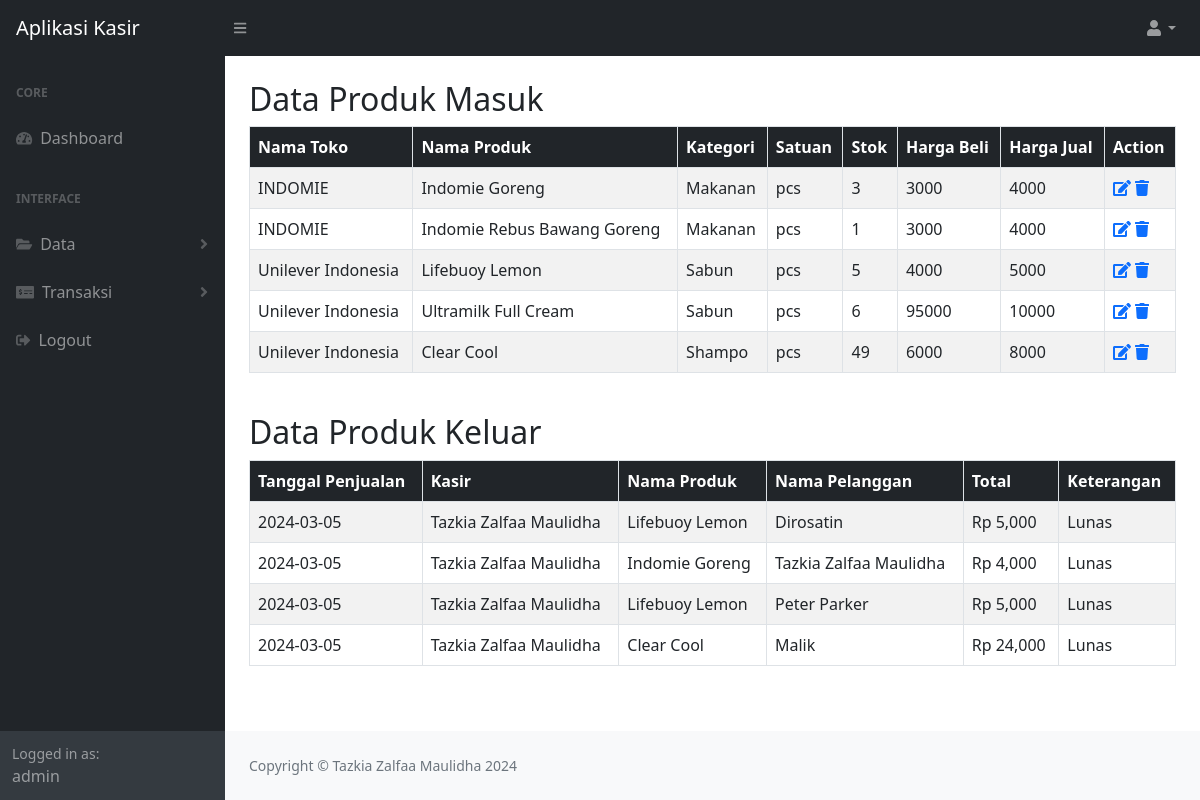
The app's page /pendataan_barang.php (signed in) with its own data.
### tables this page shows
CREATE TABLE `produk` (
  `produk_id` int(11) NOT NULL,
  `toko_id` int(11) DEFAULT NULL,
  `nama_produk` varchar(100) DEFAULT NULL,
  `kategori_id` int(11) DEFAULT NULL,
  `satuan` varchar(50) DEFAULT NULL,
  `harga_beli` int(25) DEFAULT NULL,
  `harga_jual` int(15) DEFAULT NULL,
  `created_at` timestamp NOT NULL DEFAULT current_timestamp(),
  `stok` int(5) NOT NULL
);

CREATE TABLE `toko` (
  `toko_id` int(11) NOT NULL,
  `nama_toko` varchar(50) DEFAULT NULL,
  `alamat` varchar(50) DEFAULT NULL,
  `no_hp` varchar(50) DEFAULT NULL,
  `created_at` timestamp NOT NULL DEFAULT current_timestamp()
);

CREATE TABLE `produk_kategori` (
  `kategori_id` int(11) NOT NULL,
  `nama_kategori` varchar(50) DEFAULT NULL,
  `created_at` timestamp NOT NULL DEFAULT current_timestamp()
);

CREATE TABLE `penjualan` (
  `penjualan_id` int(11) NOT NULL,
  `user_id` int(11) DEFAULT NULL,
  `tanggal_penjualan` date DEFAULT NULL,
  `pelanggan_id` int(11) DEFAULT NULL,
  `total` int(11) DEFAULT NULL,
  `bayar` int(11) DEFAULT NULL,
  `sisa` int(11) DEFAULT NULL,
  `keterangan` varchar(100) DEFAULT NULL,
  `created_at` timestamp NOT NULL DEFAULT current_timestamp()
);

CREATE TABLE `users` (
  `user_id` int(11) NOT NULL,
  `toko_id` int(11) DEFAULT NULL,
  `username` varchar(50) NOT NULL,
  `password` varchar(255) NOT NULL,
  `email` varchar(50) NOT NULL,
  `nama_lengkap` varchar(50) NOT NULL,
  `alamat` varchar(100) DEFAULT NULL,
  `access_level` varchar(50) NOT NULL,
  `created_at` timestamp NOT NULL DEFAULT current_timestamp()
);

CREATE TABLE `pelanggan` (
  `pelanggan_id` int(11) NOT NULL,
  `nama_pelanggan` varchar(50) DEFAULT NULL,
  `alamat` varchar(100) DEFAULT NULL,
  `no_hp` varchar(50) DEFAULT NULL,
  `created_at` timestamp NOT NULL DEFAULT current_timestamp()
);

### pendataan_barang.php (the view, shortened to what this page needs)
<?php
require 'functions.php';
$query_penjualan = "SELECT penjualan.*, users.nama_lengkap, produk.nama_produk, pelanggan.nama_pelanggan
                    FROM penjualan
                    LEFT JOIN users ON penjualan.user_id = users.user_id
                    LEFT JOIN penjualan_detail ON penjualan.penjualan_id = penjualan_detail.penjualan_id
                    LEFT JOIN produk ON penjualan_detail.produk_id = produk.produk_id
                    LEFT JOIN pelanggan ON penjualan.pelanggan_id = pelanggan.pelanggan_id";
$result_penjualan = mysqli_query($conn, $query_penjualan);
$penjualan = [];
if ($result_penjualan) {
    while ($row_penjualan = mysqli_fetch_assoc($result_penjualan)) {
        $penjualan[] = $row_penjualan;
    }
}
$query = "SELECT * FROM produk";
$result = mysqli_query($conn, $query);
?>
<!DOCTYPE html>
<html lang="en">
<head>
    <link href="https://cdn.jsdelivr.net/npm/simple-datatables@7.1.2/dist/style.min.css" rel="stylesheet">
    <link href="css/styles.css" rel="stylesheet">
    <link href="https://cdnjs.cloudflare.com/ajax/libs/font-awesome/5.15.4/css/all.min.css" rel="stylesheet">
</head>
<body class="sb-nav-fixed">
    <nav class="sb-topnav navbar navbar-expand navbar-dark bg-dark">
        <a class="navbar-brand ps-3" href="#">Aplikasi Kasir</a>
        <button class="btn btn-link btn-sm order-1 order-lg-0 me-4 me-lg-0" id="sidebarToggle" href="#!"><i class="fas fa-bars"></i></button>
        <ul class="navbar-nav ms-auto me-0 me-md-3 my-2 my-md-0">
            <li class="nav-item dropdown">
                <a class="nav-link dropdown-toggle" id="navbarDropdown" href="#" role="button" data-bs-toggle="dropdown" aria-expanded="false"><i class="fas fa-user fa-fw"></i></a>
            </li>
        </ul>
    </nav>
    <div id="layoutSidenav">
        <div id="layoutSidenav_nav">
            <nav class="sb-sidenav accordion sb-sidenav-dark" id="sidenavAccordion">
                <div class="sb-sidenav-menu">
                    <div class="nav">
                        <div class="sb-sidenav-menu-heading">Core</div>
                        <a class="nav-link" href="index.php">
                            <div class="sb-nav-link-icon"><i class="fas fa-tachometer-alt"></i></div>
                            Dashboard
                        </a>
                        <div class="sb-sidenav-menu-heading">Interface</div>
                        <a class="nav-link collapsed" href="#" data-bs-toggle="collapse" data-bs-target="#collapseLayouts" aria-expanded="false" aria-controls="collapseLayouts">
                            <div class="sb-nav-link-icon"><i class='fas fa-folder-open'></i></div>
                            Data
                            <div class="sb-sidenav-collapse-arrow"><i class="fas fa-angle-down"></i></div>
                        </a>
                        <a class="nav-link collapsed" href="#" data-bs-toggle="collapse" data-bs-target="#collapsePages" aria-expanded="false" aria-controls="collapsePages">
                            <div class="sb-nav-link-icon"><i class='fas fa-money-check-alt'></i></div>
                            Transaksi
                            <div class="sb-sidenav-collapse-arrow"><i class="fas fa-angle-down"></i></div>
                        </a>
                        <a class="nav-link" href="logout.php">
                            <div class="sb-nav-link-icon"><i class="fas fa-sign-out-alt"></i></div>
                            Logout
                        </a>
                    </div>
                </div>
                <div class="sb-sidenav-footer">
                    <div class="small">Logged in as:</div>
                    <?php
                    if (isset($_SESSION['username'])) {
                        echo $_SESSION['username'];
                    } else {
                        echo "Username tidak tersedia";
                    }
                    ?>
                </div>
            </nav>
        </div>
        <div id="layoutSidenav_content">
            <main>
                <div class="container-fluid px-4">
                    <div class="row mt-4">
                        <div class="col-12">
                            <h2>Data Produk Masuk</h2>
                            <table class="table table-striped table-bordered">
                                <thead class="bg-dark text-white">
                                    <tr>
                                        <th scope="col">Nama Toko</th>
                                        <th scope="col">Nama Produk</th>
                                        <th scope="col">Kategori</th>
                                        <th scope="col">Satuan</th>
                                        <th scope="col">Stok</th>
                                        <th scope="col">Harga Beli</th>
                                        <th scope="col">Harga Jual</th>
                                        <th scope="col">Action</th>
                                    </tr>
                                </thead>
                                <tbody>
                                    <?php while ($row = mysqli_fetch_assoc($result)) : ?>
                                        <tr>
                                            <?php
                                            $toko_id = $row['toko_id'];
                                            $nama_toko = '';
                                            $query_toko = "SELECT nama_toko FROM toko WHERE toko_id = '$toko_id'";
                                            $result_toko = mysqli_query($conn, $query_toko);
                                            if ($result_toko && mysqli_num_rows($result_toko) > 0) {
                                                $row_toko = mysqli_fetch_assoc($result_toko);
                                                $nama_toko = $row_toko['nama_toko'];
                                            }
                                            $kategori_id = $row['kategori_id'];
                                            $nama_kategori = '';
                                            $query_kategori = "SELECT nama_kategori FROM produk_kategori WHERE kategori_id = '$kategori_id'";
                                            $result_kategori = mysqli_query($conn, $query_kategori);
                                            if ($result_kategori && mysqli_num_rows($result_kategori) > 0) {
                                                $row_kategori = mysqli_fetch_assoc($result_kategori);
                                                $nama_kategori = $row_kategori['nama_kategori'];
                                            }
                                            ?>
                                            <td><?php echo $nama_toko; ?></td>
                                            <td><?php echo $row['nama_produk']; ?></td>
                                            <td><?php echo $nama_kategori; ?></td>
                                            <td><?php echo $row['satuan']; ?></td>
                                            <td><?php echo $row['stok']; ?></td>
                                            <td><?php echo $row['harga_beli']; ?></td>
                                            <td><?php echo $row['harga_jual']; ?></td>
                                            <td>
                                                <a href="#" data-bs-toggle="modal" data-bs-target="#editProductModal<?php echo $row['produk_id']; ?>"><i class="fas fa-edit"></i></a>
                                                <a href="#" onclick="confirmDelete(<?php echo $row['produk_id']; ?>)"><i class="fas fa-trash"></i></a>
                                            </td>
                                        <?php endwhile; ?>
                                </tbody>
                            </table>
                        </div>
                    </div>
                </div>
                <div class="container-fluid px-4">
                    <div class="row mt-4">
                        <div class="col-12">
                            <h2>Data Produk Keluar</h2>
                            <table class="table table-striped table-bordered">
                            <thead class="bg-dark text-white">
    <tr>
        <th scope="col">Tanggal Penjualan</th>
        <th scope="col">Kasir</th>
        <th scope="col">Nama Produk</th>
        <th scope="col">Nama Pelanggan</th>
        <th scope="col">Total</th>
        <th scope="col">Keterangan</th>
    </tr>
</thead>
<tbody>
    <?php foreach ($penjualan as $row) : ?>
        <tr>
            <td><?= isset($row['tanggal_penjualan']) ? $row['tanggal_penjualan'] : ''; ?></td>
            <td><?= isset($row['nama_lengkap']) ? $row['nama_lengkap'] : ''; ?></td>
            <td><?= isset($row['nama_produk']) ? $row['nama_produk'] : ''; ?></td>
            <td><?= isset($row['nama_pelanggan']) ? $row['nama_pelanggan'] : ''; ?></td>
            <td>Rp <?= isset($row['total']) ? number_format($row['total'], 0) : ''; ?></td>
            <td><?= isset($row['keterangan']) ? $row['keterangan'] : ''; ?></td>
        </tr>
    <?php endforeach; ?>
</tbody>
                            </table>
                        </div>
                    </div>
                </div>
            </main>
            <footer class="py-4 bg-light mt-auto">
                <div class="container-fluid px-4">
                    <div class="d-flex align-items-center justify-content-between small">
                        <div class="text-muted">Copyright &copy; Tazkia Zalfaa Maulidha 2024</div>
                    </div>
                </div>
            </footer>
        </div>
    </div>
</body>
</html>

### records on screen
produk: toko.nama_toko "INDOMIE", nama_produk "Indomie Goreng", kategori.nama_kategori "Makanan", satuan "pcs", stok "3", harga_beli "3000", harga_jual "4000"
produk: toko.nama_toko "INDOMIE", nama_produk "Indomie Rebus Bawang Goreng", kategori.nama_kategori "Makanan", satuan "pcs", stok "1", harga_beli "3000", harga_jual "4000"
produk: toko.nama_toko "Unilever Indonesia", nama_produk "Lifebuoy Lemon", kategori.nama_kategori "Sabun", satuan "pcs", stok "5", harga_beli "4000", harga_jual "5000"
produk: toko.nama_toko "Unilever Indonesia", nama_produk "Ultramilk Full Cream", kategori.nama_kategori "Sabun", satuan "pcs", stok "6", harga_beli "95000", harga_jual "10000"
produk: toko.nama_toko "Unilever Indonesia", nama_produk "Clear Cool", kategori.nama_kategori "Shampo", satuan "pcs", stok "49", harga_beli "6000", harga_jual "8000"
penjualan: tanggal_penjualan "2024-03-05", user.nama_lengkap "Tazkia Zalfaa Maulidha", produk.nama_produk "Lifebuoy Lemon", pelanggan.nama_pelanggan "Dirosatin", total "5,000", keterangan "Lunas"
penjualan: tanggal_penjualan "2024-03-05", user.nama_lengkap "Tazkia Zalfaa Maulidha", produk.nama_produk "Indomie Goreng", pelanggan.nama_pelanggan "Tazkia Zalfaa Maulidha", total "4,000", keterangan "Lunas"
penjualan: tanggal_penjualan "2024-03-05", user.nama_lengkap "Tazkia Zalfaa Maulidha", produk.nama_produk "Lifebuoy Lemon", pelanggan.nama_pelanggan "Peter Parker", total "5,000", keterangan "Lunas"
penjualan: tanggal_penjualan "2024-03-05", user.nama_lengkap "Tazkia Zalfaa Maulidha", produk.nama_produk "Clear Cool", pelanggan.nama_pelanggan "Malik", total "24,000", keterangan "Lunas"

### other values on screen
$_SESSION['username'] "admin"
